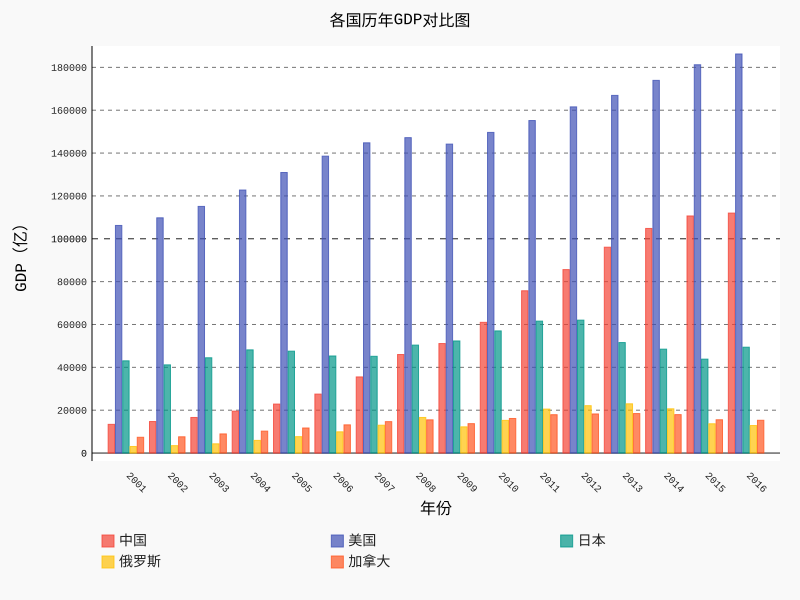

Source code (Python):
import json
import pygal

with open('Chapter_9/9-6/gdp_json.json', 'r') as f:
    # load JSON数据返回的是列表或字典
    gdp_data = json.load(f)

# print(gdp_data)
# print(gdp_data[0])

# 只分析如下5个国家的GDP
country_names = ['中国', '美国', '日本', '俄罗斯', '加拿大']
country_codes = ['CHN', 'USA', 'JPN', 'RUS', 'CAN']
# key是年份，value是该年的GDP值
country_gdps = [{}, {}, {}, {}, {}]

for gdp_item in gdp_data:
    for i, country in enumerate(country_codes):
        if gdp_item['Country Code'] == country:
            year = gdp_item['Year']
            # 只处理2001~2016年的数据
            if 2000 < year < 2017:
                country_gdps[i][year] = gdp_item['Value']
# print(country_gdps)

# 转换pygal所需要的格是
country_gdp_list = [[], [], [], [], []]
x_data = range(2001, 2017)
for i in range(len(country_gdp_list)):
    for year in x_data:
        # 除以10的8次方，单位为亿
        country_gdp_list[i].append(country_gdps[i][year]/1e8)

# 创建图
bar = pygal.Bar()
bar.title = '各国历年GDP对比图'

# 添加数据
for i, country_name in enumerate(country_names):
    bar.add(country_name, country_gdp_list[i])

bar.x_labels = x_data
bar.x_title = '年份'
bar.y_title = 'GDP（亿）'

# 设置x轴的标签旋转多少度
bar.x_label_rotation = 45
# 设置将图例放在下面
bar.legend_at_bottom = True
# 隐藏y轴的网格线
bar.show_y_guides = True
# 显示x轴的网格线
bar.show_x_guides = False

# 输出到图片
bar.render_to_file("Chapter_9/9-6/9-6.svg")
